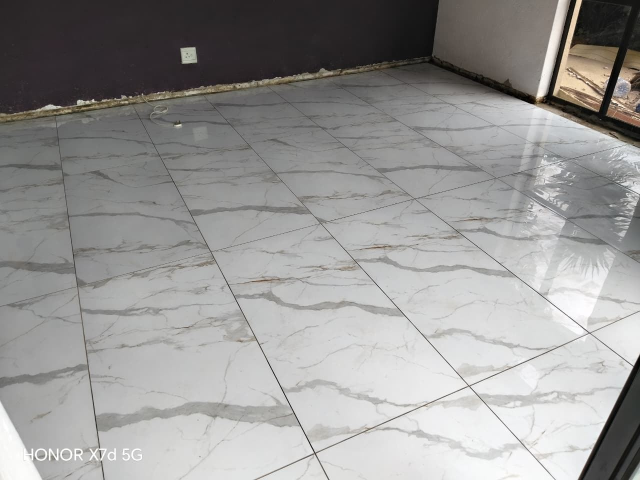
#> input picture blrenovations/site/assets/gallery/tiling-marble-floor-1.jpg, 1280 x 960 px, found by its file name (shown at 1/2 size)
$ python rebuild_gallery.py
#> lines starting #> are read from the running program, lines starting #| are printed output that depends on the picture
"""Rebuild the gallery/ folder from scratch: the user moved the old processed
files out to assets/ root (removing one duplicate) and dropped 18 brand-new
photos in alongside them. This script:
  1. Renames the 18 new photos to descriptive slugs
  2. Resizes + compresses ALL surviving/new originals into assets/gallery/
     (full + thumb, matching the original pipeline)
  3. Removes the old flat/raw copies from assets/ root
  4. Writes a fresh manifest.json
"""
from pathlib import Path
from PIL import Image
import json

ASSETS = Path(__file__).parent / "site" / "assets"
GALLERY_DIR = ASSETS / "gallery"
GALLERY_DIR.mkdir(exist_ok=True)

# ---- 1. New photos: raw filename -> (slug, category, alt) ----
NEW_MAPPING = [
    ("1000110831.jpg", "ceiling-vaulted-painted-finish", "Ceiling & Insulation", "Finished vaulted ceiling with painted exposed trusses"),
    ("1000110833.jpg", "ceiling-trusses-insulation-2", "Ceiling & Insulation", "Roof trusses with insulation before ceiling boards"),
    ("1000112353.jpg", "flooring-laminate-livingroom-1", "Flooring", "Laminate flooring in a finished living room"),
    ("1000112354.jpg", "flooring-laminate-hallway-1", "Flooring", "Laminate flooring installed in a hallway"),
    ("1000112355.jpg", "flooring-laminate-step-transition", "Flooring", "Laminate flooring across a raised step transition"),
    ("1000112357.jpg", "flooring-install-crew-1", "Flooring", "Installer fitting laminate flooring boards"),
    ("1000148424.jpg", "paving-installation-street", "Paving", "Paving brick installation along a driveway"),
    ("1000148591.jpg", "paving-finished-walkway", "Paving", "Finished herringbone paved walkway"),
    ("a70dd4a6-e059-4a62-b084-98eecf239614-1_all_254.jpg", "painting-mustard-room", "Painting", "Freshly painted mustard yellow room"),
    ("a70dd4a6-e059-4a62-b084-98eecf239614-1_all_255.jpg", "painting-burgundy-room-1", "Painting", "Freshly painted burgundy accent room"),
    ("a70dd4a6-e059-4a62-b084-98eecf239614-1_all_256.jpg", "painting-burgundy-room-2", "Painting", "Burgundy painted room with French doors"),
    ("a70dd4a6-e059-4a62-b084-98eecf239614-1_all_260.jpg", "ceiling-insulation-tiled-room", "Ceiling & Insulation", "Room mid-renovation with exposed ceiling insulation"),
    ("a70dd4a6-e059-4a62-b084-98eecf239614-1_all_261.jpg", "ceiling-pvc-finished", "Ceiling & Insulation", "Finished PVC ceiling with recessed lighting"),
    ("a70dd4a6-e059-4a62-b084-98eecf239614-1_all_1002.jpg", "flooring-laminate-finished-3", "Flooring", "Finished laminate flooring, bedroom view"),
    ("a70dd4a6-e059-4a62-b084-98eecf239614-1_all_1004.jpg", "flooring-laminate-finished-4", "Flooring", "Finished laminate flooring near window"),
    ("a70dd4a6-e059-4a62-b084-98eecf239614-1_all_1011.jpg", "flooring-install-crew-2", "Flooring", "Installer cutting laminate board with a circular saw"),
    ("a70dd4a6-e059-4a62-b084-98eecf239614-1_all_2610.jpg", "flooring-laminate-finished-5", "Flooring", "Finished light grey laminate flooring"),
    ("a70dd4a6-e059-4a62-b084-98eecf239614-1_all_2616.jpg", "flooring-laminate-edge-install", "Flooring", "Laminate flooring installation meeting existing tile"),
]

# ---- 2. Surviving originals from the first batch (already-good slugs) ----
SURVIVING_MAPPING = [
    ("tiling-marble-floor-1.jpg", "tiling-marble-floor-1", "Tiling", "Polished marble-look tile floor installation"),
    ("tiling-marble-floor-2.jpg", "tiling-marble-floor-2", "Tiling", "Marble-look tile floor, close-up finish"),
    ("tiling-plank-install-1.jpg", "tiling-plank-install-1", "Tiling", "Wood-look plank tile installation with spacers"),
    ("tiling-plank-finished-1.jpg", "tiling-plank-finished-1", "Tiling", "Finished wood-look plank tile flooring"),
    ("tiling-plank-finished-2.jpg", "tiling-plank-finished-2", "Tiling", "Wood-look plank tiling, room corner finish"),
    ("tiling-plank-finished-3.jpg", "tiling-plank-finished-3", "Tiling", "Wood-look plank tile flooring installation"),
    ("tiling-hall-project-1.jpg", "tiling-hall-project-1", "Tiling", "Large commercial hall tiling project"),
    ("tiling-hall-project-2.jpg", "tiling-hall-project-2", "Tiling", "Commercial hall tiling in progress"),
    ("tiling-commercial-floor.jpg", "tiling-commercial-floor", "Tiling", "Commercial building tile floor installation"),
    ("tiling-bathroom-marble-2.jpg", "tiling-bathroom-marble-2", "Tiling", "Marble bathroom tiling under thatched roof"),
    ("tiling-outdoor-patio.jpg", "tiling-outdoor-patio", "Tiling", "Outdoor patio and pool step tiling"),
    ("ceiling-roof-trusses.jpg", "ceiling-roof-trusses", "Ceiling & Insulation", "Roof truss and ceiling insulation installation"),
    ("ceiling-drywall-finish.jpg", "ceiling-drywall-finish", "Ceiling & Insulation", "Freshly installed drywall ceiling"),
    ("ceiling-repair-access.jpg", "ceiling-repair-access", "Ceiling & Insulation", "Ceiling access panel repair"),
    ("ceiling-grid-crew.jpg", "ceiling-grid-crew", "Ceiling & Insulation", "Crew installing suspended ceiling grid"),
    ("ceiling-lighting-finish-1.jpg", "ceiling-lighting-finish-1", "Ceiling & Insulation", "Finished ceiling with recessed LED lighting"),
    ("ceiling-lighting-finish-2.jpg", "ceiling-lighting-finish-2", "Ceiling & Insulation", "Modern ceiling installation with strip lighting"),
    ("flooring-vinyl-install.jpg", "flooring-vinyl-install", "Flooring", "Vinyl plank flooring installation"),
    ("flooring-staircase.jpg", "flooring-staircase", "Flooring", "Laminate flooring installed on staircase"),
    ("flooring-laminate-room-1.jpg", "flooring-laminate-room-1", "Flooring", "Laminate flooring installation, room view"),
    ("flooring-laminate-room-2.jpg", "flooring-laminate-room-2", "Flooring", "Laminate flooring near sliding door"),
    ("flooring-laminate-finished-1.jpg", "flooring-laminate-finished-1", "Flooring", "Finished laminate flooring, empty room"),
    ("flooring-laminate-finished-2.jpg", "flooring-laminate-finished-2", "Flooring", "Finished light grey laminate flooring"),
]

CATEGORY_ORDER = ["Painting", "Paving", "Tiling", "Flooring", "Ceiling & Insulation"]

manifest = []

def process(src_path: Path, slug: str, category: str, alt: str):
    im = Image.open(src_path)
    im = im.convert("RGB")

    full = im.copy()
    full.thumbnail((1600, 1600), Image.LANCZOS)
    full_path = GALLERY_DIR / f"{slug}.jpg"
    full.save(full_path, "JPEG", quality=78, optimize=True)

    thumb = im.copy()
    thumb.thumbnail((640, 640), Image.LANCZOS)
    thumb_path = GALLERY_DIR / f"{slug}-thumb.jpg"
    thumb.save(thumb_path, "JPEG", quality=72, optimize=True)

    manifest.append({
        "slug": slug,
        "category": category,
        "alt": alt,
        "full": f"assets/gallery/{slug}.jpg",
        "thumb": f"assets/gallery/{slug}-thumb.jpg",
    })
    print(f"  {src_path.name} -> {slug} ({full_path.stat().st_size//1024}KB / {thumb_path.stat().st_size//1024}KB)")


print("Processing new photos...")
for raw_name, slug, category, alt in NEW_MAPPING:
    src = ASSETS / raw_name
    if not src.exists():
        print(f"  MISSING new file: {raw_name}")
        continue
    process(src, slug, category, alt)
#> pass 2 of the loop `for raw_name, slug, category, alt in NEW_MAPPING:`:
#> pass 3 of the loop `for raw_name, slug, category, alt in NEW_MAPPING:`:
#> the loop made 18 passes; the first 3 are shown

print("\nProcessing surviving originals...")
for raw_name, slug, category, alt in SURVIVING_MAPPING:
    src = ASSETS / raw_name
    if not src.exists():
        print(f"  MISSING surviving file: {raw_name}")
        continue
    process(src, slug, category, alt)
#> in process, im is the input picture: PIL image 1280x960 RGB; mean R, G, B 152, 151, 149.7
#> in process, `thumb.thumbnail((640, 640), Image.LANCZOS)`:
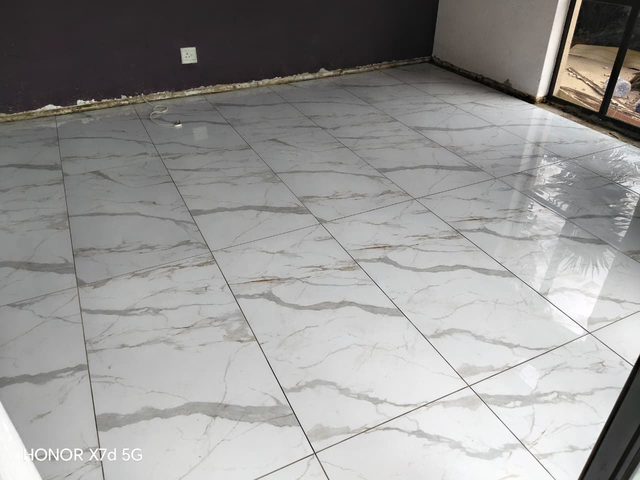
#> thumb: PIL image 640x480 RGB; mean R, G, B 152, 151, 149.7
#> pass 2 of the loop `for raw_name, slug, category, alt in SURVIVING_MAPPING:`:
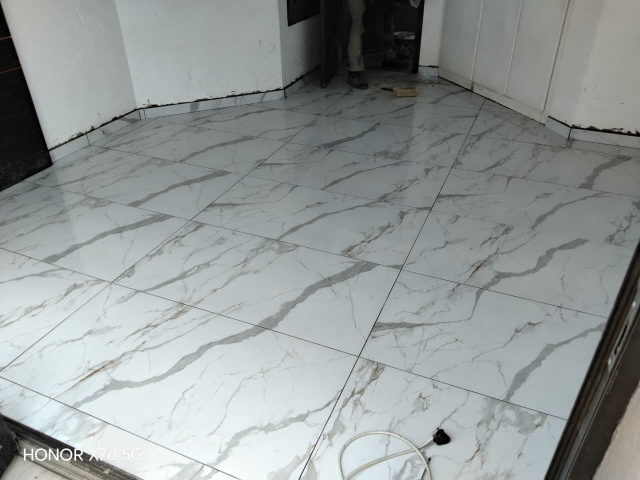
#> input picture blrenovations/site/assets/gallery/tiling-marble-floor-2.jpg, 1280 x 960 px, found by its file name (shown at 1/2 size)
#> in process, im is the input picture: PIL image 1280x960 RGB; mean R, G, B 147, 152.6, 152.1
#> in process (call 2), `thumb.thumbnail((640, 640), Image.LANCZOS)`:
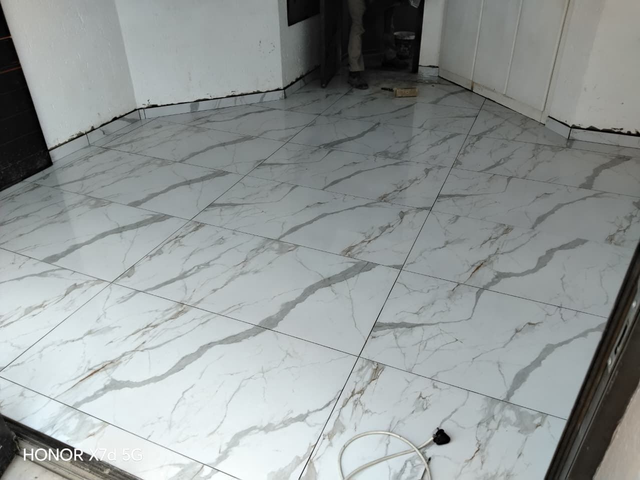
#> thumb: PIL image 640x480 RGB; mean R, G, B 147, 152.6, 152.1
#> pass 3 of the loop `for raw_name, slug, category, alt in SURVIVING_MAPPING:`:
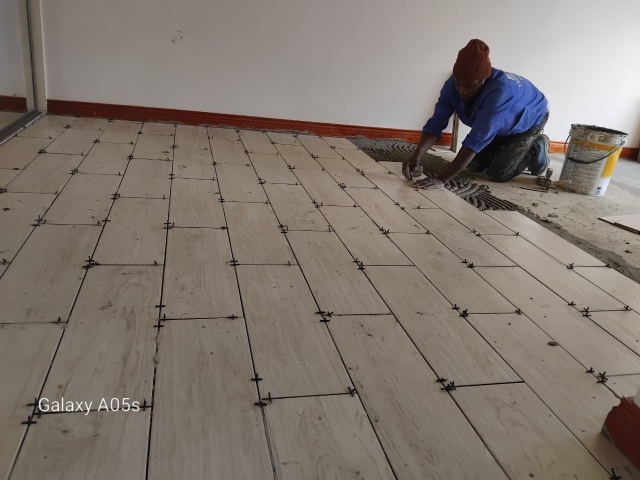
#> input picture blrenovations/site/assets/gallery/tiling-plank-install-1.jpg, 1280 x 960 px, found by its file name (shown at 1/2 size)
#> in process, im is the input picture: PIL image 1280x960 RGB; mean R, G, B 129.4, 119.9, 111.7
#> in process (call 3), `thumb.thumbnail((640, 640), Image.LANCZOS)`:
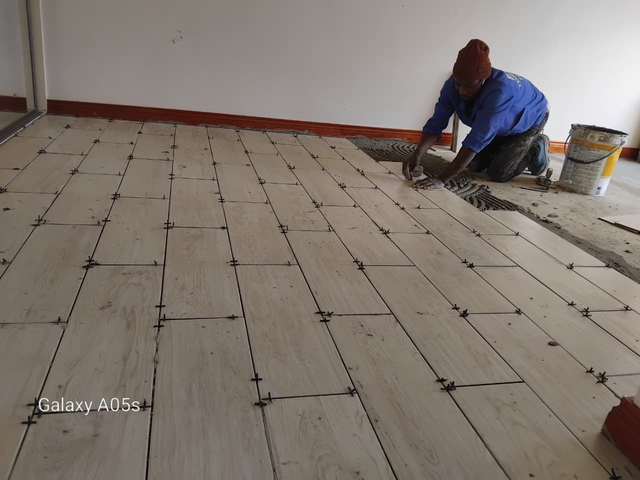
#> thumb: PIL image 640x480 RGB; mean R, G, B 129.4, 119.9, 111.7
#> the loop made 23 passes; the first 3 are shown

# Sort manifest by category order, then slug, for a stable/organized gallery
manifest.sort(key=lambda m: (CATEGORY_ORDER.index(m["category"]) if m["category"] in CATEGORY_ORDER else 99, m["slug"]))

(GALLERY_DIR / "manifest.json").write_text(json.dumps(manifest, indent=2), encoding="utf-8")

# ---- 3. Clean up: remove the flat raw copies now that gallery/ has processed versions ----
all_raw_names = [m[0] for m in NEW_MAPPING] + [m[0] for m in SURVIVING_MAPPING]
removed = 0
for raw_name in all_raw_names:
    p = ASSETS / raw_name
    if p.exists():
        p.unlink()
        removed += 1

print(f"\nDone. {len(manifest)} images in manifest, {removed} raw/flat originals cleaned up from assets/ root.")
#| Done. 7 images in manifest, 7 raw/flat originals cleaned up from assets/ root.

# Print category counts
from collections import Counter
counts = Counter(m["category"] for m in manifest)
#> counts = {'Tiling': 6, 'Ceiling & Insulation': 1}
for cat in CATEGORY_ORDER:
    print(f"  {cat}: {counts.get(cat, 0)}")
#> this loop made 5 passes
#> cat on passes 1 to 5: 'Painting', 'Paving', 'Tiling', 'Flooring', 'Ceiling & Insulation'
#|   Painting: 0
#|   Paving: 0
#|   Tiling: 6
#|   Flooring: 0
#|   Ceiling & Insulation: 1
